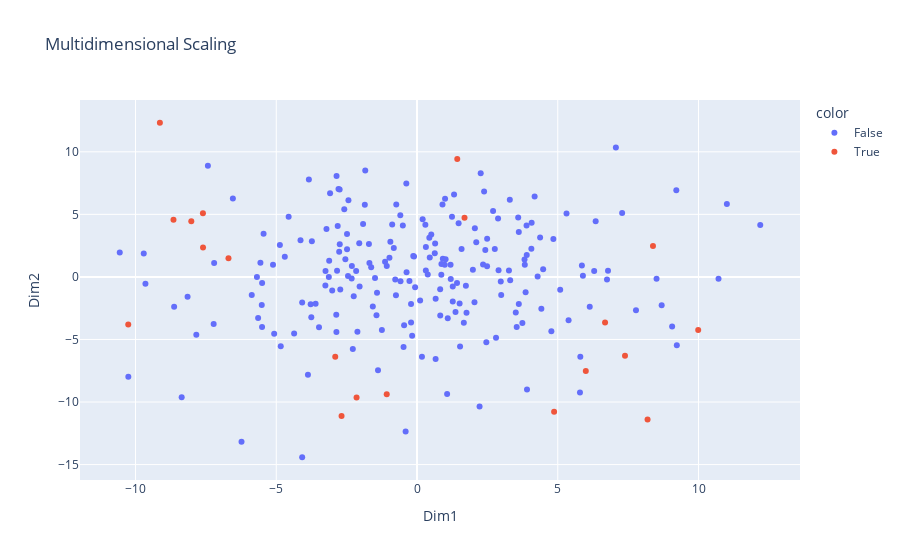

Notebook code for this chart:
### Code cell
px.scatter(x = mds_X,
           y = mds_Y,
           color = header_counts2,
           hover_name = master_brands["UnivDogID"],
           title = "Multidimensional Scaling",
           labels = {"x": "Dim1", "y": "Dim2"})

### Figure 1 — Plotly figure (JSON) as saved in the notebook; plotly's stock layout.template omitted (floating-point values rounded to 4 significant figures; data arrays with more than 128 entries replaced by an {"elided": "..."} marker saying what was removed)
{"data": [{"hovertemplate": "<b>%{hovertext}</b><br><br>color=False<br>Dim1=%{x}<br>Dim2=%{y}<extra></extra>", "hovertext": {"elided": "211 str values"}, "legendgroup": "False", "marker": {"color": "#636efa", "symbol": "circle"}, "mode": "markers", "name": "False", "orientation": "v", "showlegend": true, "type": "scatter", "x": {"elided": "211 float values"}, "xaxis": "x", "y": {"elided": "211 float values"}, "yaxis": "y"}, {"hovertemplate": "<b>%{hovertext}</b><br><br>color=True<br>Dim1=%{x}<br>Dim2=%{y}<extra></extra>", "hovertext": ["F156", "F343", "F114", "F100", "F246", "F219", "F162", "F239", "E320", "E432", "F248", "F210", "E419", "E411", "E151", "E031", "E343", "E481", "E040", "E264"], "legendgroup": "True", "marker": {"color": "#EF553B", "symbol": "circle"}, "mode": "markers", "name": "True", "orientation": "v", "showlegend": true, "type": "scatter", "x": [-7.605, -7.601, -1.076, 6.681, 7.389, 8.383, -2.68, 5.996, -10.26, -6.697, -9.134, -8.018, 1.688, 9.989, -2.904, -2.147, 8.191, 4.871, -8.65, 1.43], "xaxis": "x", "y": [5.091, 2.35, -9.377, -3.637, -6.298, 2.479, -11.11, -7.515, -3.81, 1.497, 12.32, 4.44, 4.733, -4.237, -6.372, -9.639, -11.39, -10.78, 4.575, 9.423], "yaxis": "y"}], "layout": {"legend": {"title": {"text": "color"}, "tracegroupgap": 0}, "title": {"text": "Multidimensional Scaling"}, "xaxis": {"anchor": "y", "domain": [0, 1], "title": {"text": "Dim1"}}, "yaxis": {"anchor": "x", "domain": [0, 1], "title": {"text": "Dim2"}}}}
